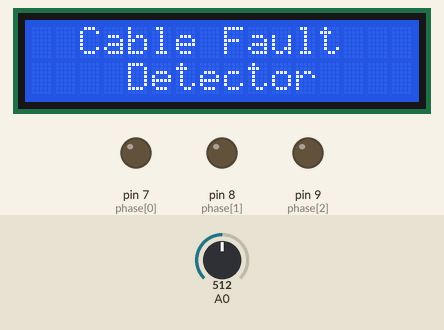
Bench run of a sketch on a simulated Arduino Uno, built with avr-gcc and run on an emulated ATmega328P. Shown: 16×2 character LCD, output pins drawn as LEDs (lit = HIGH). The inputs (shaded band) are chosen by the test bench; at power-on: A0 = 512.

Above: at 0.1 s.
At 1.1 s:
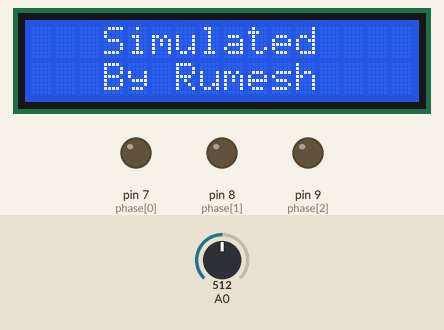
At 2.6 s:
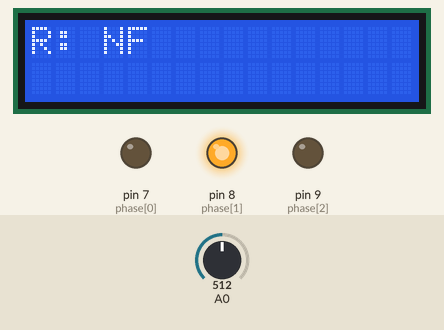
At 3.1 s:
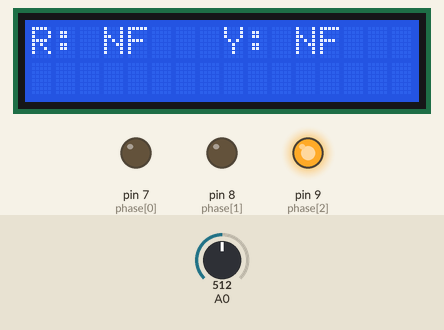
At 20.7 s:
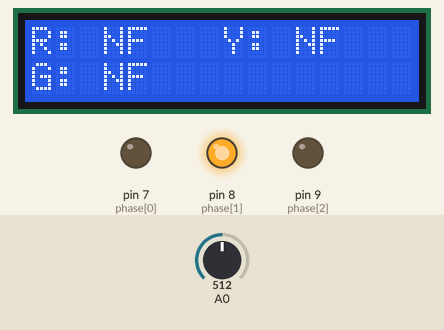
At 39.2 s:
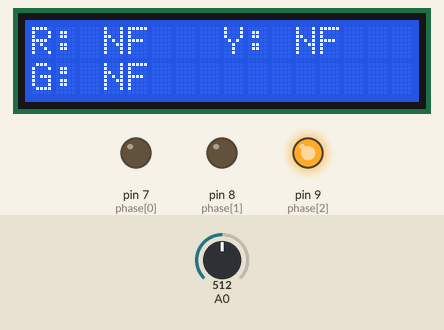
Timing chart, 0 to 40.0 s (numbered marks = the images above):
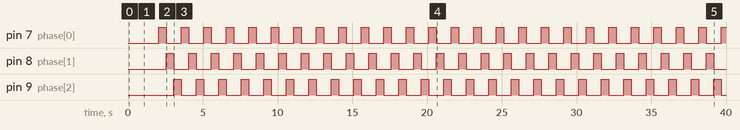

The sketch:

Cable_Fault_Detection_v1.ino
```cpp
/*##########Script Information###############################
  # Purpose: Cable Fault Detection Using Ohm's Law
  # Created: 13-07-2022
  # Author : Rumesh
  ###########################################################*/

// include the library code:
#include <LiquidCrystal.h>

// initialize the library with the numbers of the interface pins
LiquidCrystal lcd(12, 11, 5, 4, 3, 2);

// define phase control pins
int phase[3] = {7, 8, 9};

//*********************************************************
int distance(int inputVoltage) { //update values in "" part
  if (inputVoltage >= "" && inputVoltage < "") {
    return 8;
  }
  else if (inputVoltage >= "" && inputVoltage < "") {
    return 6;
  }
  else if (inputVoltage >= "" && inputVoltage < "") {
    return 4;
  }
  else if (inputVoltage >= "" && inputVoltage < "") {
    return 2;
  }
  else return 0 ;

}
//*********************************************************

void setup() {
  // set up the LCD's number of columns and rows:
  lcd.begin(16, 2);
  lcd.setCursor(2,0);
  lcd.print("Cable Fault");
  lcd.setCursor(4,1);
  lcd.print("Detector");
  delay(1000);
  lcd.clear();
  lcd.setCursor(3,0);
  lcd.print( "Simulated");
  lcd.setCursor(3,1);
  lcd.print( "By Rumesh");
  delay(1000);
  lcd.clear();

  // set pin mode for phase relays
  for (int j = 0; j < 3; j++) {
    pinMode(phase[j], OUTPUT);
  }

}

void loop() {
  digitalWrite(phase[0], HIGH);
  delay(500);
  int dist1 = distance(analogRead(A0));
  if (dist1 == 0) {
    lcd.setCursor(0, 0);
    lcd.write("R: ");
    lcd.setCursor(3, 0);
    lcd.write("NF   ");
  }
  else {
    lcd.setCursor(0, 0);
    lcd.write("R: ");
    lcd.setCursor(3, 0);
    lcd.print(dist1);
    lcd.setCursor(4, 0);
    lcd.write(" KM");
  }
  digitalWrite(phase[0], LOW);
  //================================================
  digitalWrite(phase[1], HIGH);
  delay(500);
  int dist2 = distance(analogRead(A0));
  if (dist2 == 0) {
    lcd.setCursor(8, 0);
    lcd.write("Y: ");
    lcd.setCursor(11, 0);
    lcd.write("NF   ");
  }
  else {
    lcd.setCursor(8, 0);
    lcd.write("Y: ");
    lcd.setCursor(11, 0);
    lcd.print(dist2);
    lcd.setCursor(12, 0);
    lcd.write(" KM");
  }
  digitalWrite(phase[1], LOW);
  //=================================================
  digitalWrite(phase[2], HIGH);
  delay(500);
  int dist3 = distance(analogRead(A0));
  if (dist3 == 0) {
    lcd.setCursor(0, 1);
    lcd.write("G: ");
    lcd.setCursor(3, 1);
    lcd.write("NF   ");
  }
  else {
    lcd.setCursor(0, 1);
    lcd.write("G: ");
    lcd.setCursor(3, 1);
    lcd.print(dist3);
    lcd.setCursor(4, 1);
    lcd.write(" KM");
  }
  digitalWrite(phase[2], LOW);
}
```

Measured:
- by itself, pin 7 (phase[0]), pin 8 (phase[1]), pin 9 (phase[2]): alternates HIGH for 0.50 s and LOW for 1.0 s
- what the display in image 1 shows lasts 1.0 s, from 1.1 s to 2.1 s
- what the display in image 2 shows lasts 0.5 s, from 2.6 s to 3.1 s
